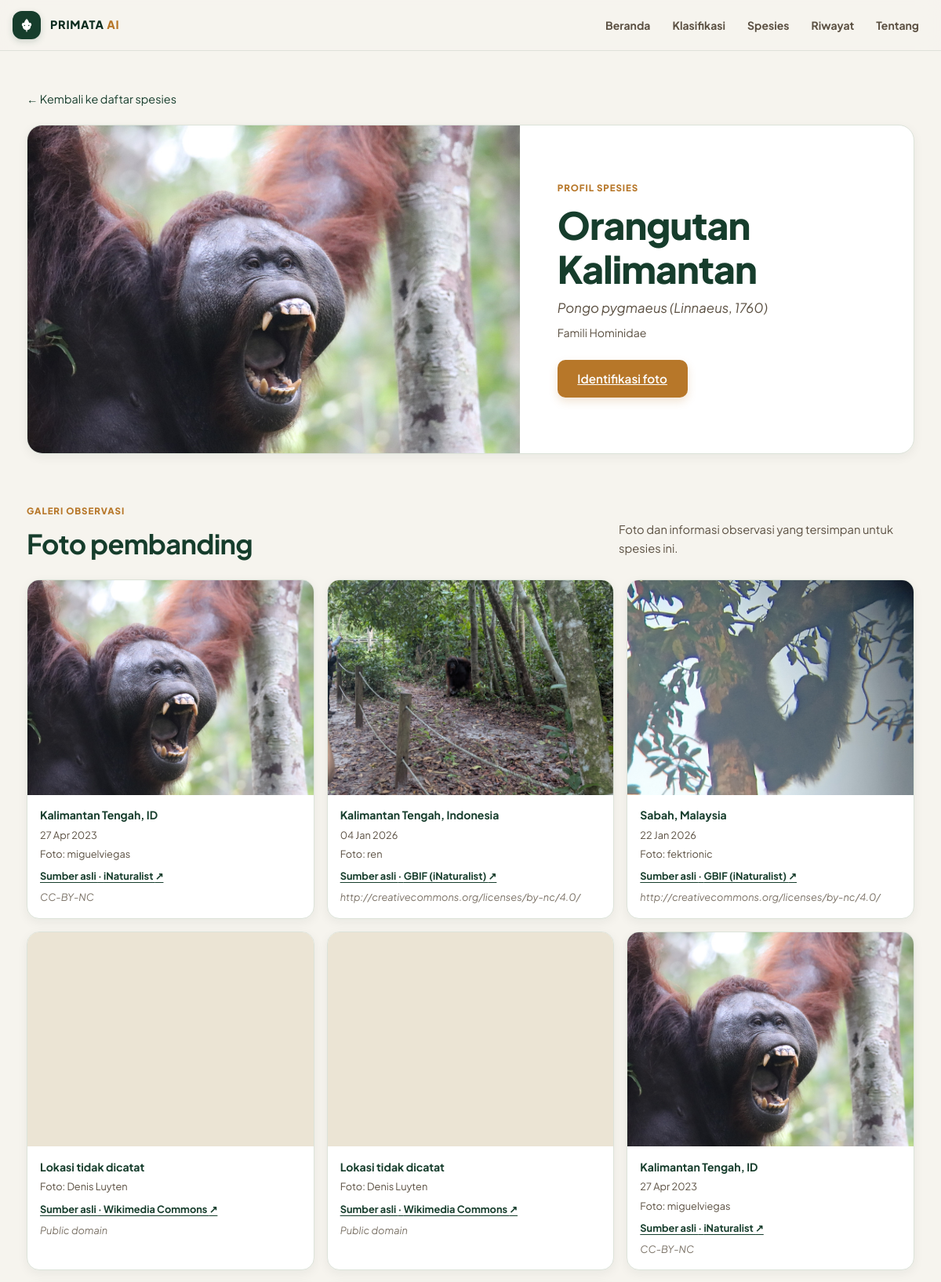
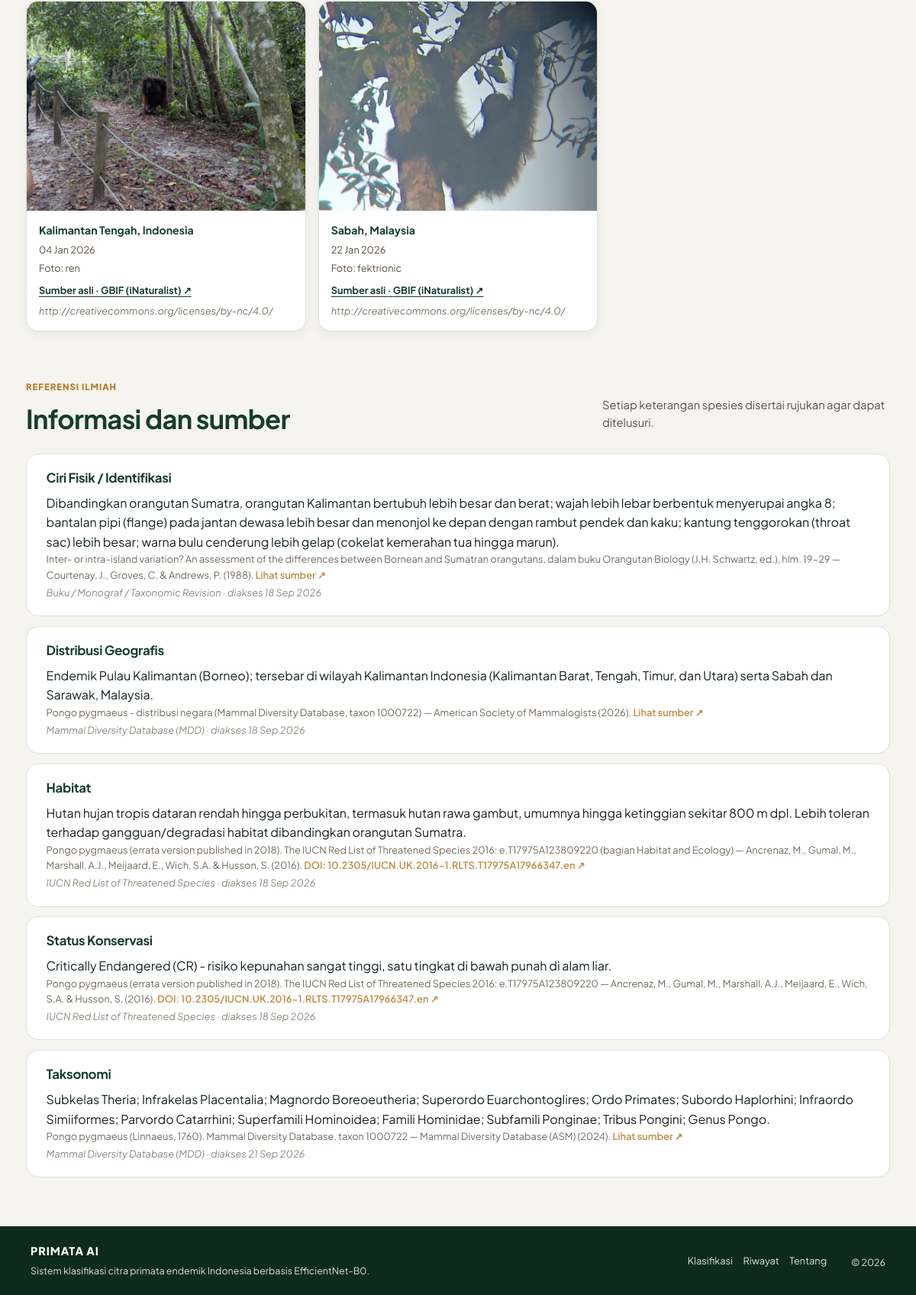
/spesies/orangutan_kalimantan/, run on the app's committed database (2 pictures, top to bottom).
### classifier/models.py (models this page shows, shortened)
class FotoObservasi(models.Model):
    spesies = models.ForeignKey(Spesies, on_delete=models.CASCADE, related_name='foto_observasi')
    gambar = models.ImageField(upload_to='observasi/')
    lokasi = models.CharField(
        max_length=200, blank=True,
        help_text="Lokasi observasi, misal 'Taman Nasional Tanjung Puting, Kalimantan Tengah'.",
    )
    tanggal_diambil = models.DateField(
        null=True, blank=True,
        help_text="Tanggal foto diambil / observasi dilakukan (bukan tanggal diunggah ke sistem ini).",
    )
    fotografer = models.CharField(max_length=150, blank=True, help_text="Nama observer/fotografer, jika diketahui.")
    sumber_platform = models.CharField(
        max_length=100, blank=True, default='iNaturalist',
        help_text="Platform sumber observasi, misal 'iNaturalist'.",
    )
    sumber_url = models.URLField(max_length=500, blank=True, help_text="Tautan ke observasi asli.")
    lisensi = models.CharField(max_length=100, blank=True, help_text="Lisensi foto, misal 'CC-BY-NC 4.0'.")
    catatan = models.TextField(blank=True)
    urutan = models.PositiveIntegerField(default=0, help_text="Urutan tampil, angka kecil di depan.")
    class Meta:
        verbose_name = 'Foto Observasi'
        verbose_name_plural = 'Foto Observasi'
        ordering = ['spesies', 'urutan', 'id']

class Spesies(models.Model):
    kode = models.SlugField(
        max_length=50,
        unique=True,
        help_text="Harus sama dengan label di classifier.ml_utils.CLASS_NAMES, misal 'bekantan'.",
    )
    nama_umum = models.CharField(max_length=100, help_text="Nama umum Bahasa Indonesia, misal 'Bekantan'.")
    nama_ilmiah = models.CharField(max_length=100, help_text="Nama binomial, misal 'Nasalis larvatus'.")
    otoritas_taksonomi = models.CharField(
        max_length=100,
        blank=True,
        help_text="Penulis & tahun pertama kali dideskripsikan, misal '(Wurmb, 1787)'.",
    )
    famili = models.CharField(max_length=100, blank=True)
    class Meta:
        verbose_name = 'Spesies'
        verbose_name_plural = 'Spesies'
        ordering = ['nama_umum']

class FaktaSpesies(models.Model):
    KATEGORI_CHOICES = [
        ('taksonomi', 'Taksonomi'),
        ('status_konservasi', 'Status Konservasi'),
        ('ciri_fisik', 'Ciri Fisik / Identifikasi'),
        ('distribusi', 'Distribusi Geografis'),
        ('habitat', 'Habitat'),
    ]
    SOURCE_TYPE_CHOICES = [
        ('iucn_red_list', 'IUCN Red List of Threatened Species'),
        ('mdd', 'Mammal Diversity Database (MDD)'),
        ('jurnal_ilmiah', 'Jurnal ilmiah (peer-reviewed)'),
        ('buku_monograf', 'Buku / Monograf / Taxonomic Revision'),
        ('institusi_resmi', 'Institusi resmi (BKSDA, LIPI/BRIN, IUCN SSC, dst.)'),
    ]
    spesies = models.ForeignKey(Spesies, on_delete=models.CASCADE, related_name='fakta')
    kategori = models.CharField(max_length=30, choices=KATEGORI_CHOICES)
    isi = models.TextField(help_text="Isi informasi, ditulis ringkas dan sesuai sumber (hindari menambah klaim yang tidak ada di sumber).")
    source_type = models.CharField(max_length=30, choices=SOURCE_TYPE_CHOICES)
    source_title = models.CharField(
        max_length=300,
        help_text="Judul rujukan persis, misal 'Nasalis larvatus. The IUCN Red List of Threatened Species 2020: e.T14352A17945165'.",
    )
    source_author = models.CharField(max_length=300, blank=True, help_text="Penulis/tim asesmen, misal 'Boonratana, R. et al.'")
    source_year = models.PositiveIntegerField(null=True, blank=True, help_text="Tahun publikasi/asesmen sumber.")
    source_doi = models.CharField(max_length=150, blank=True, help_text="DOI jika tersedia, misal '10.2305/IUCN.UK.2020-2.RLTS.T14352A17945165.en'.")
    source_url = models.URLField(max_length=500, help_text="Tautan langsung ke sumber (halaman spesies IUCN/MDD, atau DOI paper).")
    source_date = models.DateField(help_text="Tanggal data ini diakses/diverifikasi dari sumber (tanggal akses).")
    catatan = models.TextField(blank=True, help_text="Catatan tambahan, misal jika ada perbedaan pendapat antar sumber.")
    class Meta:
        verbose_name = 'Fakta Spesies'
        verbose_name_plural = 'Fakta Spesies'
        ordering = ['spesies', 'kategori']
        constraints = [
            models.UniqueConstraint(fields=['spesies', 'kategori'], name='unique_kategori_per_spesies'),
        ]

### classifier/views.py (the view)
# urls.py: path('spesies/<slug:kode>/', views.spesies_detail, name='spesies_detail'),
def spesies_detail(request, kode):
    spesies = get_object_or_404(
        Spesies.objects.prefetch_related('fakta', 'foto_observasi'),
        kode=kode,
    )
    foto_observasi = get_available_observation_photos(spesies, limit=8)
    context = {
        'page_title': f'{spesies.nama_umum} — Profil Spesies',
        'spesies': spesies,
        'fakta': list(spesies.fakta.all()),
        'foto_observasi': foto_observasi,
        'foto_utama': foto_observasi[0] if foto_observasi else None,
    }
    return render(request, 'classifier/spesies_detail.html', context)

### classifier/views.py (called while the page is built)
def get_available_observation_photos(spesies, limit=None):
    photos = []
    for foto in spesies.foto_observasi.all():
        if foto.gambar and foto.gambar.storage.exists(foto.gambar.name):
            photos.append(foto)
            if limit is not None and len(photos) >= limit:
                break
    return photos

### classifier/templates/classifier/spesies_detail.html
{% extends "classifier/base.html" %}
{% block content %}
<p class="back-link"><a href="{% url 'classifier:index' %}#spesies">&larr; Kembali ke daftar spesies</a></p>
<section class="species-profile" aria-labelledby="species-profile-title">
  <div class="species-profile__hero">
    {% if foto_utama %}
    <img src="{{ foto_utama.gambar.url }}" alt="Foto observasi {{ spesies.nama_umum }}{% if foto_utama.lokasi %} di {{ foto_utama.lokasi }}{% endif %}" width="1200" height="900" fetchpriority="high" decoding="async">
    {% else %}
    <div class="species-profile__placeholder" aria-hidden="true">{{ spesies.nama_umum|first }}</div>
    {% endif %}
    <div class="species-profile__intro">
      <p class="eyebrow">Profil spesies</p>
      <h1 id="species-profile-title">{{ spesies.nama_umum }}</h1>
      <p class="species-profile__scientific">{{ spesies.nama_ilmiah }}{% if spesies.otoritas_taksonomi %} {{ spesies.otoritas_taksonomi }}{% endif %}</p>
      {% if spesies.famili %}<p class="species-profile__family">Famili {{ spesies.famili }}</p>{% endif %}
      <a class="btn-primary" href="{% url 'classifier:index' %}#klasifikasi">Identifikasi foto</a>
    </div>
  </div>
  {% if foto_observasi %}
  <section class="profile-section" aria-labelledby="profile-photos-title">
    <div class="section-heading section-heading--compact">
      <div>
        <p class="eyebrow">Galeri observasi</p>
        <h2 id="profile-photos-title">Foto pembanding</h2>
      </div>
      <p>Foto dan informasi observasi yang tersimpan untuk spesies ini.</p>
    </div>
    <div class="profile-photo-grid">
      {% for foto in foto_observasi %}
      <figure class="profile-photo">
        <img src="{{ foto.gambar.url }}" alt="Observasi {{ spesies.nama_umum }}{% if foto.lokasi %} di {{ foto.lokasi }}{% endif %}" width="640" height="480" loading="lazy" decoding="async">
        <figcaption>
          {% if foto.lokasi %}<strong>{{ foto.lokasi }}</strong>{% else %}<strong>Lokasi tidak dicatat</strong>{% endif %}
          {% if foto.tanggal_diambil %}<span>{{ foto.tanggal_diambil|date:"d M Y" }}</span>{% endif %}
          {% if foto.fotografer %}<span>Foto: {{ foto.fotografer }}</span>{% endif %}
          {% if foto.sumber_url %}<a href="{{ foto.sumber_url }}" target="_blank" rel="noopener noreferrer">Sumber asli{% if foto.sumber_platform %} · {{ foto.sumber_platform }}{% endif %} ↗</a>{% endif %}
          {% if foto.lisensi %}<span class="species-fact__meta">{{ foto.lisensi }}</span>{% endif %}
        </figcaption>
      </figure>
      {% endfor %}
    </div>
  </section>
  {% endif %}
  {% if fakta %}
  <section class="profile-section" aria-labelledby="profile-facts-title">
    <div class="section-heading section-heading--compact">
      <div>
        <p class="eyebrow">Referensi ilmiah</p>
        <h2 id="profile-facts-title">Informasi dan sumber</h2>
      </div>
      <p>Setiap keterangan spesies disertai rujukan agar dapat ditelusuri.</p>
    </div>
    <div class="profile-facts">
      {% for item in fakta %}
      <article class="profile-fact">
        <h3>{{ item.get_kategori_display }}</h3>
        <p>{{ item.isi }}</p>
        <p class="species-fact__source">
          {{ item.source_title }}{% if item.source_author %} — {{ item.source_author }}{% endif %}{% if item.source_year %} ({{ item.source_year }}){% endif %}.
          {% if item.source_doi %}<a href="https://doi.org/{{ item.source_doi }}" target="_blank" rel="noopener noreferrer">DOI: {{ item.source_doi }} ↗</a>{% else %}<a href="{{ item.source_url }}" target="_blank" rel="noopener noreferrer">Lihat sumber ↗</a>{% endif %}
          <span class="species-fact__meta">{{ item.get_source_type_display }} · diakses {{ item.source_date|date:"d M Y" }}</span>
        </p>
      </article>
      {% endfor %}
    </div>
  </section>
  {% endif %}
</section>
{% endblock %}

### data on the page
FotoObservasi: gambar (picture), lokasi "Kalimantan Tengah, ID", tanggal_diambil "27 Apr 2023", fotografer "miguelviegas", sumber_platform "iNaturalist", lisensi "CC-BY-NC"
Spesies: nama_umum "Orangutan Kalimantan", nama_ilmiah "Pongo pygmaeus", otoritas_taksonomi "(Linnaeus, 1760)", famili "Hominidae"
FotoObservasi: gambar (picture), lokasi "Kalimantan Tengah, Indonesia", tanggal_diambil "04 Jan 2026", fotografer "ren", sumber_platform "GBIF (iNaturalist)", lisensi "http://creativecommons.org/licenses/by-nc/4.0/"
FotoObservasi: gambar (picture), lokasi "Sabah, Malaysia", tanggal_diambil "22 Jan 2026", fotografer "fektrionic", sumber_platform "GBIF (iNaturalist)", lisensi "http://creativecommons.org/licenses/by-nc/4.0/"
FotoObservasi: gambar (picture), lokasi "Lokasi tidak dicatat", fotografer "Denis Luyten", sumber_platform "Wikimedia Commons", lisensi "Public domain"
FotoObservasi: gambar (picture), lokasi "Lokasi tidak dicatat", fotografer "Denis Luyten", sumber_platform "Wikimedia Commons", lisensi "Public domain"
FotoObservasi: gambar (picture), lokasi "Kalimantan Tengah, ID", tanggal_diambil "27 Apr 2023", fotografer "miguelviegas", sumber_platform "iNaturalist", lisensi "CC-BY-NC"
FotoObservasi: gambar (picture), lokasi "Kalimantan Tengah, Indonesia", tanggal_diambil "04 Jan 2026", fotografer "ren", sumber_platform "GBIF (iNaturalist)", lisensi "http://creativecommons.org/licenses/by-nc/4.0/"
FotoObservasi: gambar (picture), lokasi "Sabah, Malaysia", tanggal_diambil "22 Jan 2026", fotografer "fektrionic", sumber_platform "GBIF (iNaturalist)", lisensi "http://creativecommons.org/licenses/by-nc/4.0/"
FaktaSpesies: kategori "Ciri Fisik / Identifikasi", isi "Dibandingkan orangutan Sumatra, orangutan Kalimantan bertubuh lebih besar dan berat; wajah lebih lebar berbentuk menyerupai angka 8; bantalan pipi (flange) pada jantan dewasa lebih besar dan menonjol ke depan dengan rambut pendek dan kaku; kantung tenggorokan (throat sac) lebih besar; warna bulu cenderung lebih gelap (cokelat kemerahan tua hingga marun).", source_title "Inter- or intra-island variation? An assessment of the differences between Bornean and Sumatran orangutans, dalam buku Orangutan Biology (J.H. Schwartz, ed.), hlm. 19-29", source_author "Courtenay, J., Groves, C. & Andrews, P.", source_year "1988", source_type "Buku / Monograf / Taxonomic Revision", source_date "18 Sep 2026"
FaktaSpesies: kategori "Distribusi Geografis", isi "Endemik Pulau Kalimantan (Borneo); tersebar di wilayah Kalimantan Indonesia (Kalimantan Barat, Tengah, Timur, dan Utara) serta Sabah dan Sarawak, Malaysia.", source_title "Pongo pygmaeus - distribusi negara (Mammal Diversity Database, taxon 1000722)", source_author "American Society of Mammalogists", source_year "2026", source_type "Mammal Diversity Database (MDD)", source_date "18 Sep 2026"
FaktaSpesies: kategori "Habitat", isi "Hutan hujan tropis dataran rendah hingga perbukitan, termasuk hutan rawa gambut, umumnya hingga ketinggian sekitar 800 m dpl. Lebih toleran terhadap gangguan/degradasi habitat dibandingkan orangutan Sumatra.", source_title "Pongo pygmaeus (errata version published in 2018). The IUCN Red List of Threatened Species 2016: e.T17975A123809220 (bagian Habitat and Ecology)", source_author "Ancrenaz, M., Gumal, M., Marshall, A.J., Meijaard, E., Wich, S.A. & Husson, S.", source_year "2016", source_doi "10.2305/IUCN.UK.2016-1.RLTS.T17975A17966347.en", source_type "IUCN Red List of Threatened Species", source_date "18 Sep 2026"
FaktaSpesies: kategori "Status Konservasi", isi "Critically Endangered (CR) - risiko kepunahan sangat tinggi, satu tingkat di bawah punah di alam liar.", source_title "Pongo pygmaeus (errata version published in 2018). The IUCN Red List of Threatened Species 2016: e.T17975A123809220", source_author "Ancrenaz, M., Gumal, M., Marshall, A.J., Meijaard, E., Wich, S.A. & Husson, S.", source_year "2016", source_doi "10.2305/IUCN.UK.2016-1.RLTS.T17975A17966347.en", source_type "IUCN Red List of Threatened Species", source_date "18 Sep 2026"
FaktaSpesies: kategori "Taksonomi", isi "Subkelas Theria; Infrakelas Placentalia; Magnordo Boreoeutheria; Superordo Euarchontoglires; Ordo Primates; Subordo Haplorhini; Infraordo Simiiformes; Parvordo Catarrhini; Superfamili Hominoidea; Famili Hominidae; Subfamili Ponginae; Tribus Pongini; Genus Pongo.", source_title "Pongo pygmaeus (Linnaeus, 1760). Mammal Diversity Database, taxon 1000722", source_author "Mammal Diversity Database (ASM)", source_year "2024", source_type "Mammal Diversity Database (MDD)", source_date "21 Sep 2026"
